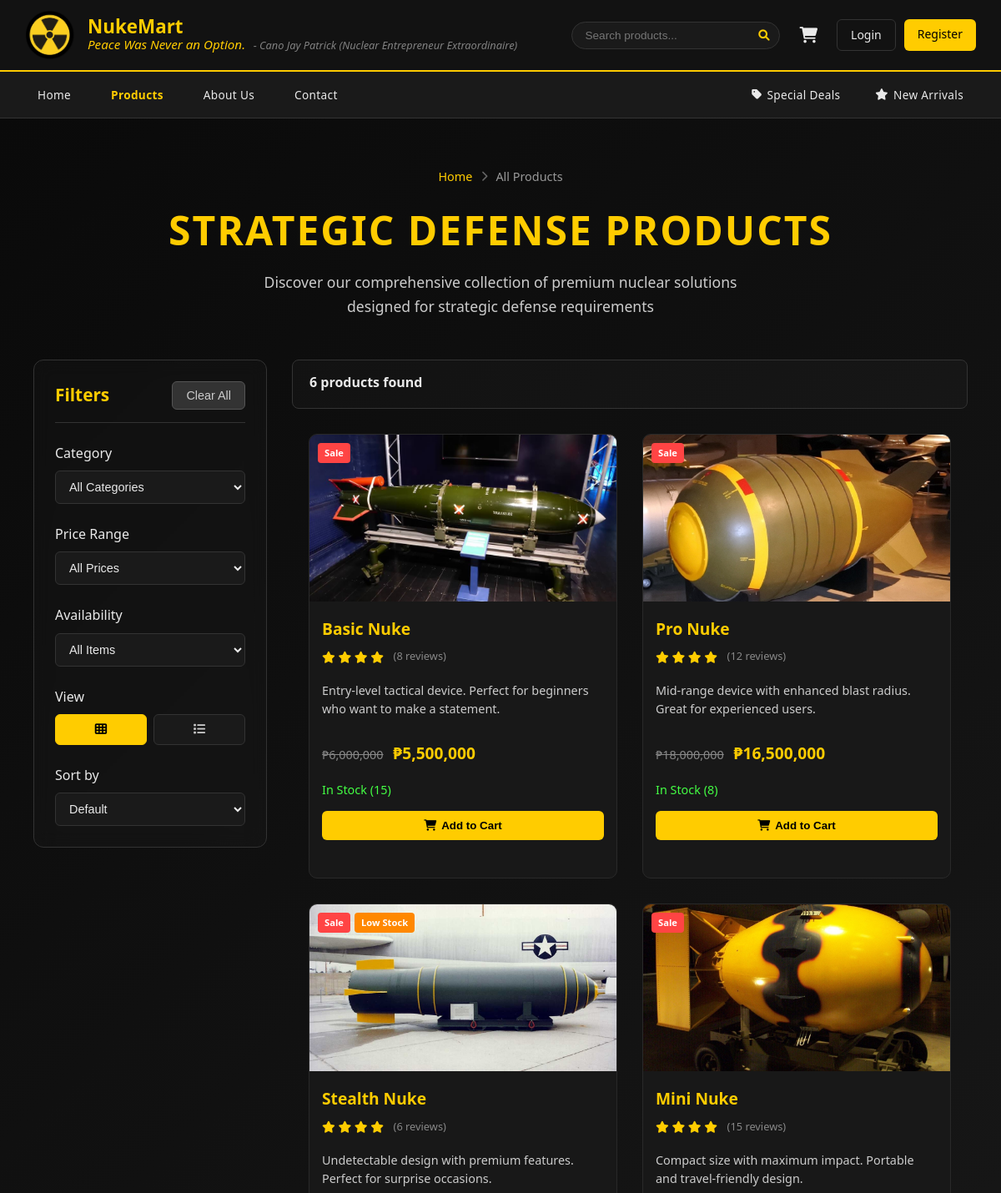
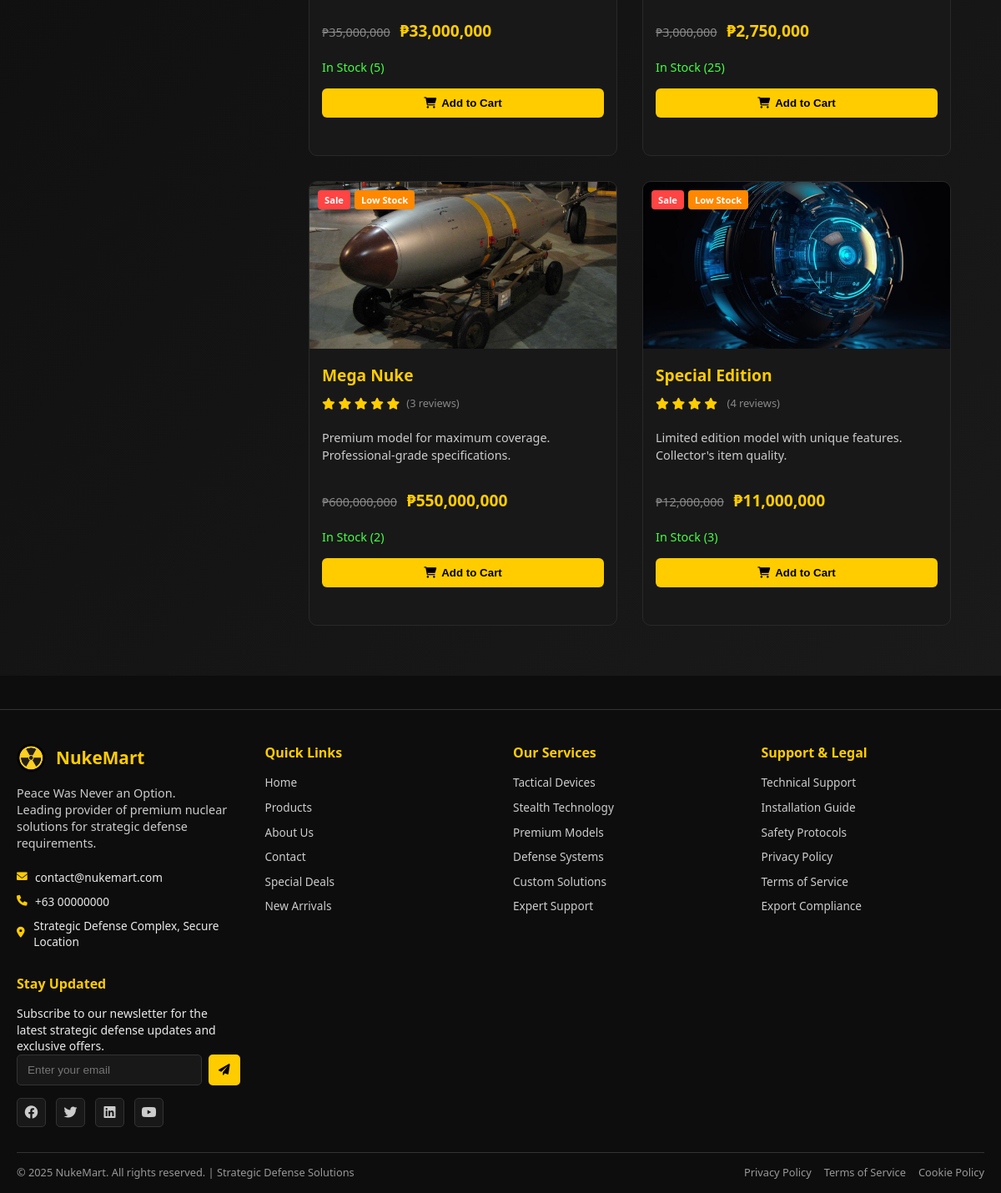
/pages/shop/products.php, run on the app's committed database (2 pictures, top to bottom).
### tables this page shows
CREATE TABLE products (
    id INT AUTO_INCREMENT PRIMARY KEY,
    name VARCHAR(200) NOT NULL,
    slug VARCHAR(200) UNIQUE NOT NULL,
    description TEXT,
    long_description TEXT,
    price DECIMAL(15,2) NOT NULL,
    original_price DECIMAL(15,2),
    category_id INT,
    image VARCHAR(255),
    stock INT DEFAULT 0,
    rating DECIMAL(3,2) DEFAULT 0,
    reviews_count INT DEFAULT 0,
    features JSON,
    specifications JSON,
    is_active BOOLEAN DEFAULT TRUE,
    created_at TIMESTAMP DEFAULT CURRENT_TIMESTAMP,
    updated_at TIMESTAMP DEFAULT CURRENT_TIMESTAMP ON UPDATE CURRENT_TIMESTAMP,
    FOREIGN KEY (category_id) REFERENCES categories(id)
);

### config/config.php (called while the page is built, shortened)
<?php
require_once 'database.php';
function loadSettingsFromDatabase() {
    try {
        $settings = [];
        $sql = "SELECT setting_key, setting_value, setting_type FROM settings";
        $results = fetchAll($sql);
        foreach ($results as $result) {
            $key = $result['setting_key'];
            $value = $result['setting_value'];
            $type = $result['setting_type'];
            switch ($type) {
                case 'boolean':
                    $settings[$key] = (bool)$value;
                    break;
                default:
                    $settings[$key] = $value;
            }
        }
        return $settings;
    } catch (Exception $e) {
        return [];
    }
}
function getCurrentCurrency() {
    static $currency = null;
    if ($currency === null) {
        $db_settings = loadSettingsFromDatabase();
        $currency = $db_settings['currency'] ?? CURRENCY;
    }
    return $currency;
}
function isMaintenanceMode() {
    static $maintenance_mode = null;
    if ($maintenance_mode === null) {
        $db_settings = loadSettingsFromDatabase();
        $maintenance_mode = $db_settings['maintenance_mode'] ?? false;
    }
    return $maintenance_mode;
}
function getBasePath() {
    static $base_path = null;
    if ($base_path === null) {
        $current_file = $_SERVER['SCRIPT_NAME'] ?? '';
        if (strpos($current_file, '/pages/') !== false) {
            $base_path = '../../';
        } elseif (strpos($current_file, '/admin/') !== false) {
            $base_path = '../';
        } else {
            $base_path = './';
        }
    }
    return $base_path;
}
function getImageUrl($path = '') {
    return getBasePath() . 'assets/img/' . $path;
}
function formatPrice($price) {
    return getCurrentCurrency() . number_format($price, 0, '.', ',');
}
function getAllProducts() {
    $sql = "SELECT p.*, c.name as category_name, c.slug as category_slug
            FROM products p
            LEFT JOIN categories c ON p.category_id = c.id
            WHERE p.is_active = 1
            ORDER BY p.created_at DESC";
    return fetchAll($sql);
}
?>

### config/database.php (called while the page is built, shortened)
<?php
function getDBConnection() {
    try {
        $pdo = new PDO(
            "mysql:host=" . DB_HOST . ";dbname=" . DB_NAME . ";charset=utf8mb4",
            DB_USER,
            DB_PASS,
            [
                PDO::ATTR_ERRMODE => PDO::ERRMODE_EXCEPTION,
                PDO::ATTR_DEFAULT_FETCH_MODE => PDO::FETCH_ASSOC,
                PDO::ATTR_EMULATE_PREPARES => false
            ]
        );
        return $pdo;
    } catch (PDOException $e) {
        die("Database connection failed: " . $e->getMessage());
    }
}
function executeQuery($sql, $params = []) {
    $pdo = getDBConnection();
    $stmt = $pdo->prepare($sql);
    $stmt->execute($params);
    return $stmt;
}
function fetchAll($sql, $params = []) {
    $stmt = executeQuery($sql, $params);
    return $stmt->fetchAll();
}
?>

### pages/shop/products.php (the view, shortened to what this page needs)
<?php
require_once '../../config/config.php';
if (isMaintenanceMode() && (!isset($_SESSION['user']) || $_SESSION['user']['role'] !== 'admin')) {
    header('Location: ../../pages/system/maintenance.php');
    exit();
}
$products = getAllProducts();
include '../../includes/header.php';
include '../../includes/navigation.php';
?>
<main class="products-page">
  <div class="container">
    <div class="page-header">
      <div class="breadcrumb">
        <a href="../../index.php">Home</a>
        <i class="fas fa-chevron-right"></i>
        <span>All Products</span>
      </div>
      <h1>Strategic Defense Products</h1>
      <p>Discover our comprehensive collection of premium nuclear solutions designed for strategic defense requirements</p>
    </div>
    <div class="products-layout">
      <aside class="products-sidebar">
        <div class="sidebar-header">
          <h3>Filters</h3>
          <button class="btn-clear-filters" id="clear-filters">Clear All</button>
        </div>
        <div class="sidebar-section">
          <h4>Category</h4>
          <select id="category-filter" class="sidebar-select">
            <option value="all">All Categories</option>
          </select>
        </div>
        <div class="sidebar-section">
          <h4>Price Range</h4>
          <select id="price-filter" class="sidebar-select">
            <option value="all">All Prices</option>
          </select>
        </div>
        <div class="sidebar-section">
          <h4>Availability</h4>
          <select id="stock-filter" class="sidebar-select">
            <option value="all">All Items</option>
          </select>
        </div>
        <div class="sidebar-section">
          <h4>View</h4>
          <div class="view-controls">
            <button class="view-btn active" data-view="grid" title="Grid View">
              <i class="fas fa-th"></i>
            </button>
            <button class="view-btn" data-view="list" title="List View">
              <i class="fas fa-list"></i>
            </button>
          </div>
        </div>
        <div class="sidebar-section">
          <h4>Sort by</h4>
          <select class="sidebar-select" id="sort-select">
            <option value="default">Default</option>
          </select>
        </div>
      </aside>
      <main class="products-main">
        <div class="results-summary">
          <div class="results-info">
            <span class="results-count"><?php echo count($products); ?> products found</span>
          </div>
        </div>
        <div class="products-grid" id="products-grid">
              <?php foreach ($products as $product): ?>
          <div class="product"
               data-category="<?php echo $product['category_slug']; ?>"
               data-price="<?php echo $product['price']; ?>"
               data-stock="<?php echo $product['stock']; ?>"
               data-rating="<?php echo $product['rating']; ?>"
               data-name="<?php echo htmlspecialchars(strtolower($product['name'])); ?>">
          <div class="product-image">
            <img src="<?php echo getImageUrl('nukes/' . htmlspecialchars($product['image'])); ?>" alt="<?php echo htmlspecialchars($product['name']); ?>">
            <div class="product-badges">
              <?php if ($product['original_price'] && $product['original_price'] > $product['price']): ?>
                <span class="badge sale">Sale</span>
              <?php endif; ?>
              <?php if ($product['stock'] <= 5 && $product['stock'] > 0): ?>
                <span class="badge low-stock">Low Stock</span>
              <?php endif; ?>
            </div>
          </div>
          <div class="product-info">
            <h3 class="product-name">
              <a href="product.php?id=<?php echo $product['id']; ?>"><?php echo htmlspecialchars($product['name']); ?></a>
            </h3>
            <div class="product-rating">
              <div class="stars" data-rating="<?php echo $product['rating']; ?>">
                <?php for ($i = 1; $i <= 5; $i++): ?>
                  <i class="fas fa-star<?php echo $i <= $product['rating'] ? '' : '-o'; ?>"></i>
                <?php endfor; ?>
              </div>
              <span class="rating-text">(<?php echo $product['reviews_count']; ?> reviews)</span>
            </div>
            <p class="product-description"><?php echo htmlspecialchars($product['description']); ?></p>
            <div class="product-price">
              <?php if ($product['original_price'] && $product['original_price'] > $product['price']): ?>
                <span class="original-price"><?php echo formatPrice($product['original_price']); ?></span>
              <?php endif; ?>
              <span class="current-price"><?php echo formatPrice($product['price']); ?></span>
            </div>
            <div class="product-stock">
              <span class="stock-status <?php echo $product['stock'] > 0 ? 'in-stock' : 'out-of-stock'; ?>">
                <?php echo $product['stock'] > 0 ? 'In Stock (' . $product['stock'] . ')' : 'Out of Stock'; ?>
              </span>
            </div>
            <div class="product-actions">
              <button class="btn-add-cart" data-product-id="<?php echo $product['id']; ?>" <?php echo $product['stock'] <= 0 ? 'disabled' : ''; ?>>
                <i class="fas fa-shopping-cart"></i> Add to Cart
              </button>
            </div>
          </div>
        </div>
      <?php endforeach; ?>
        </div>
      </main>
    </div>
  </div>
</main>
<?php include '../../includes/footer.php'; ?>

### data on the page
products: image (picture), original_price "Sale", name "Basic Nuke", reviews_count "8", description "Entry-level tactical device. Perfect for beginners who want to make a statement.", original_price "₱6,000,000", price "₱5,500,000", stock "15"
products: image (picture), shows "Sale", name "Pro Nuke", reviews_count "12", description "Mid-range device with enhanced blast radius. Great for experienced users.", original_price "₱18,000,000", price "₱16,500,000", stock "8"
products: image (picture), shows "Sale", shows "Low Stock", name "Stealth Nuke", reviews_count "6", description "Undetectable design with premium features. Perfect for surprise occasions.", original_price "₱35,000,000", price "₱33,000,000", stock "5"
products: image (picture), shows "Sale", name "Mini Nuke", reviews_count "15", description "Compact size with maximum impact. Portable and travel-friendly design.", original_price "₱3,000,000", price "₱2,750,000", stock "25"
products: image (picture), shows "Sale", shows "Low Stock", name "Mega Nuke", rating 5 (drawn), reviews_count "3", description "Premium model for maximum coverage. Professional-grade specifications.", original_price "₱600,000,000", price "₱550,000,000", stock "2"
products: image (picture), shows "Sale", shows "Low Stock", name "Special Edition", reviews_count "4", description "Limited edition model with unique features. Collector's item quality.", original_price "₱12,000,000", price "₱11,000,000", stock "3"

### other printed values
SITE_NAME "NukeMart"
SITE_TAGLINE "Peace Was Never an Option."
SITE_OWNER "- Cano Jay Patrick (Nuclear Entrepreneur Extraordinaire)"
SITE_EMAIL "contact@nukemart.com"
SITE_YEAR "2025"
